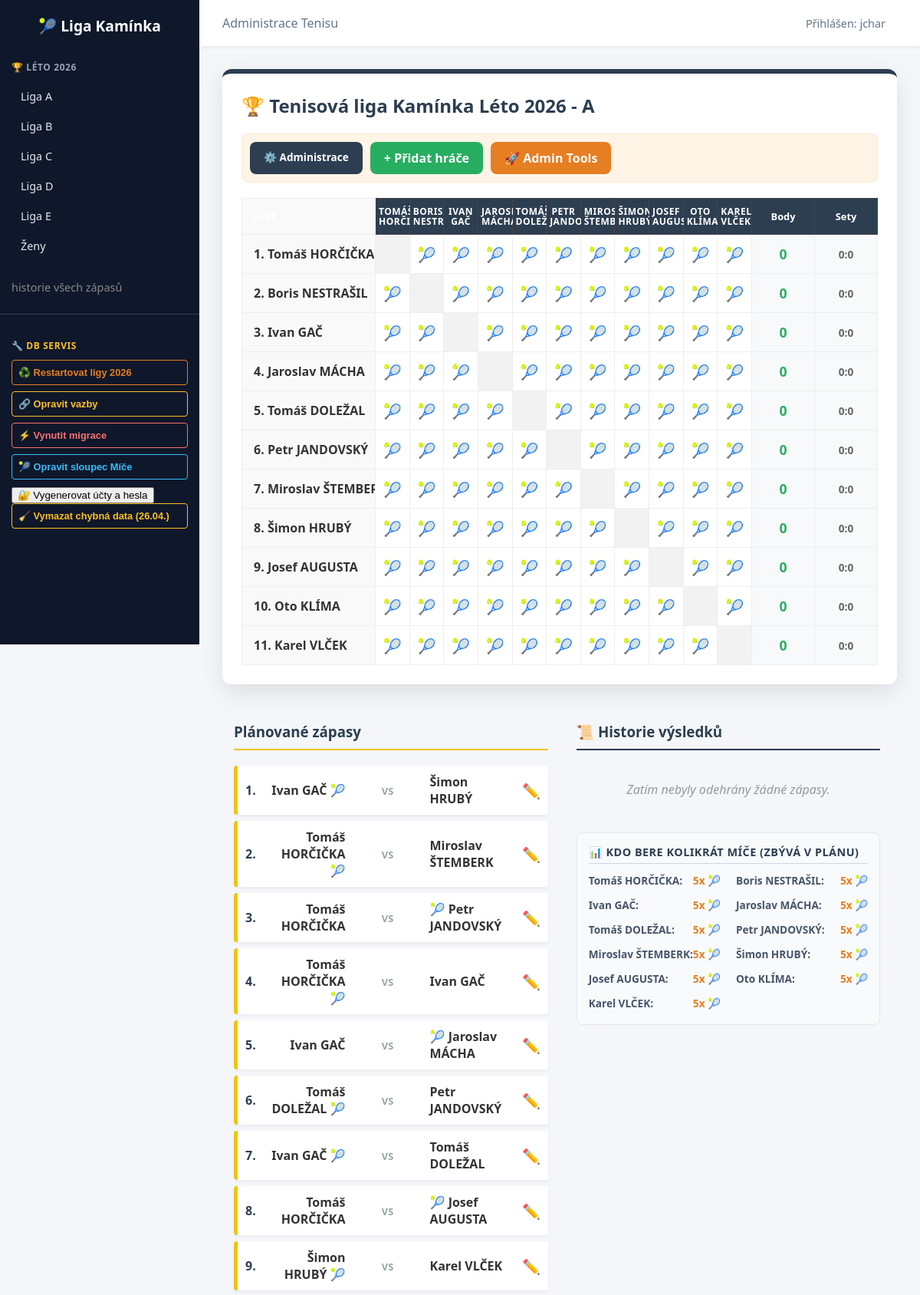
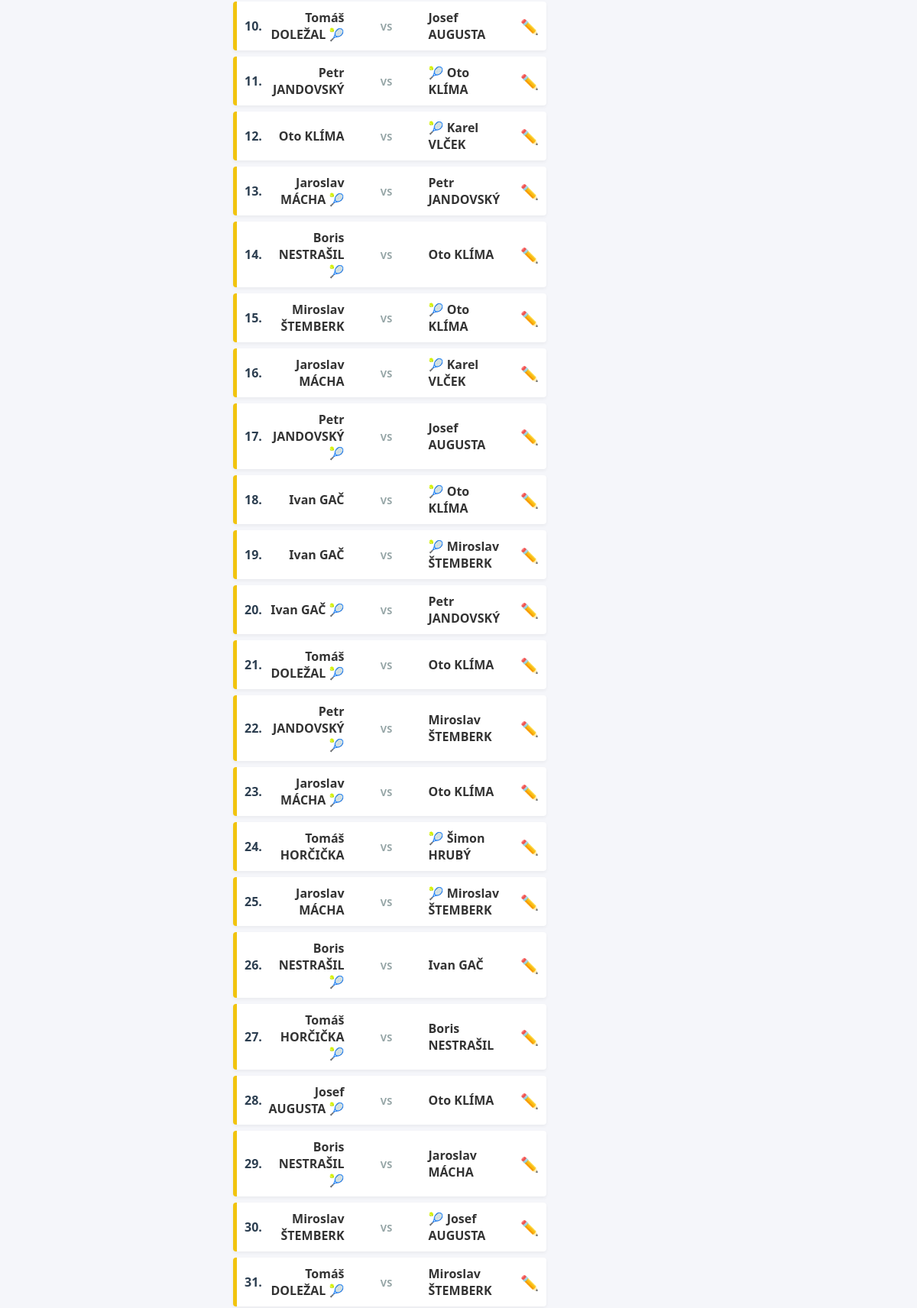
Screenshot of /tenis/liga/26_kaminka_leto_A/ (signed in, upper part) with the database file from the repository (2 pictures, top to bottom).
### tenis_app/models.py (models this page shows, shortened)
class Soutez(models.Model):
    slug = models.SlugField(unique=True, max_length=50)
    nazev = models.CharField(max_length=100)
    typ = models.CharField(max_length=2, choices=[('1K', 'Jednokolová'), ('2K', 'Dvoukolová')], default='1K')
    aktivni = models.BooleanField(default=True)

class Hrac(models.Model):
    jmeno = models.CharField(max_length=100, verbose_name="Jméno a příjmení")
    klub = models.CharField(max_length=100, blank=True, null=True, verbose_name="hraje ligu")
    foto = models.ImageField(upload_to='hraci/', blank=True, null=True, verbose_name="Fotka")
    datum_narozeni = models.DateField(blank=True, null=True, verbose_name="Datum narození")
    info = models.TextField(blank=True, null=True, verbose_name="O mně / Info")
    telefon = models.CharField(max_length=20, blank=True, null=True, verbose_name="Telefon")
    email = models.EmailField(blank=True, null=True, verbose_name="Email")
    web = models.URLField(blank=True, null=True, verbose_name="Webové stránky")
    @property
    def jmeno_split(self):
            if not self.jmeno:
                return ""
            if " a " in self.jmeno:
                parts = self.jmeno.split(" a ")
                return mark_safe(f"{parts[0]}<br>& {parts[1]}")
            parts = self.jmeno.split()
            if len(parts) > 1:
                return mark_safe(f"{parts[0]}<br>{' '.join(parts[1:])}")
            return self.jmeno
    class Meta:
        verbose_name = "Hráč"
        verbose_name_plural = "Hráči"
    class Meta:
        verbose_name = "Hráč"
        verbose_name_plural = "Hráči"

class Zapas(models.Model):
    VYSLEDKY_SETU = [
        ('0:0', '---'), ('6:0', '6:0'), ('6:1', '6:1'), ('6:2', '6:2'), ('6:3', '6:3'), ('6:4', '6:4'),
        ('7:5', '7:5'), ('7:6', '7:6'), ('0:6', '0:6'), ('1:6', '1:6'), ('2:6', '2:6'), ('3:6', '3:6'),
        ('4:6', '4:6'), ('5:7', '5:7'), ('6:7', '6:7'),
    ]
    soutez = models.ForeignKey(Soutez, on_delete=models.CASCADE, related_name='zapasy', null=True)
    hrac_domaci = models.ForeignKey(Hrac, on_delete=models.CASCADE, related_name='domaci')
    hrac_hoste = models.ForeignKey(Hrac, on_delete=models.CASCADE, related_name='hoste')
    set1 = models.CharField(max_length=5, choices=VYSLEDKY_SETU, default='0:0')
    set2 = models.CharField(max_length=5, choices=VYSLEDKY_SETU, default='0:0')
    set3 = models.CharField(max_length=10, default='0:0', blank=True)
    sety_domaci = models.IntegerField(default=0)
    sety_hoste = models.IntegerField(default=0)
    gamy_domaci = models.IntegerField(default=0)
    gamy_hoste = models.IntegerField(default=0)
    mice_bere_domaci = models.BooleanField(default=True, verbose_name="Míče bere domácí")
    odehrano = models.BooleanField(default=False)
    datum = models.DateField(null=True, blank=True, verbose_name="Datum zápasu")
    class Meta:
        unique_together = ('soutez', 'hrac_domaci', 'hrac_hoste')
        ordering = ['-datum', 'hrac_domaci']

### tenis_app/views.py (the view)
# urls.py: path('liga/<slug:soutez_slug>/', views.detail_souteze, name='detail_souteze'),
@login_required
def detail_souteze(request, soutez_slug):
    soutez = get_object_or_404(Soutez, slug=soutez_slug)
    context = vypocitej_tabulku_dat(soutez=soutez, request=request)
    if soutez.typ == '2K':
        return render(request, 'tenis_app/dvoukolova_tabulka.html', context)
    else:
        return render(request, 'tenis_app/tabulka_5ti_lig.html', context)

### tenis_app/templates/tenis_app/tabulka_5ti_lig.html (shortened to what this page needs)
{% extends "base.html" %}
{% block content %}
<div class="table-card">
    <div style="display: flex; justify-content: space-between; align-items: center; margin-bottom: 20px;">
	<h2 style="margin: 0; color: var(--navy);">🏆 Tenisová liga Kamínka {{ soutez.nazev }}</h2>
    </div>
    {% if user.is_superuser %}
    <div style="display: flex; gap: 10px; margin-bottom: 20px; padding: 10px; background: #fff4e6; border-radius: 8px; border: 1px solid #ffe8cc;">
            <a href="/admin/" class="btn-action"
               style="background: var(--navy); color: white; padding: 10px 18px; border-radius: 8px; text-decoration: none; font-size: 0.85rem; font-weight: bold; transition: 0.3s;">
               ⚙️ Administrace
            </a>
            <a href="{% url 'pridat_hrace' %}?liga={{ pismeno }}" class="btn-action"
               style="background: var(--e-green); color: white; padding: 10px 18px; border-radius: 8px; text-decoration: none; font-weight: bold;">
               + Přidat hráče
            </a>
            <a href="{% url 'admin_tools_launcher' %}" class="btn-action"
               style="background: var(--clay); color: white; padding: 10px 18px; border-radius: 8px; text-decoration: none; font-weight: bold;">
               🚀 Admin Tools
            </a>
    </div>
    {% endif %}
    <div style="overflow-x: auto;">
        <table class="tennis-table">
            <thead>
                <tr>
                    <th class="player-col" style="background: var(--navy); color: white; border: 1px solid #444;">Hráč</th>
                    {% for h in hraci %}
                        <th style="background: var(--navy); color: white; vertical-align: middle; padding: 10px 4px; border: 1px solid #444; position: relative; min-width: 85px;">
                            <a href="?filtr_hrac={{ h.id }}" style="text-decoration: none; color: {% if vybrany_hrac.id == h.id %}var(--clay){% else %}white{% endif %}; display: block;">
                                <div style="font-size: 0.75rem; line-height: 1.1; font-weight: 800; text-transform: uppercase; letter-spacing: 0.5px;">
                                    {{ h.jmeno_split }}
                                </div>
                            </a>
                        </th>
                    {% endfor %}
                    <th class="stat-col" style="background: var(--navy); color: white; border: 1px solid #444;">Body</th>
                    <th class="stat-col" style="background: var(--navy); color: white; border: 1px solid #444;">Sety</th>
                </tr>
            </thead>
            <tbody>
                {% for radek in matice %}
								<tr>
									<td class="player-col">
										<a href="?filtr_hrac={{ radek.hrac.id }}" style="text-decoration: none; color: {% if vybrany_hrac.id == radek.hrac.id %}var(--clay){% else %}inherit{% endif %}; display: block;">
											{{ forloop.counter }}. {{ radek.hrac.jmeno }}
										</a>
									</td>
									{% for bunka in radek.bunky %}
											{% if bunka.typ == 'self' %}
												<td class="cell-self"></td>
											{% elif bunka.typ == 'empty' %}
												<td class="cell-empty"></td>
											{% elif bunka.typ == 'zapas' %}
													<td class="cell-match {% if bunka.z %}vysledek-ano{% else %}vysledek-ne{% endif %}">
														{% if bunka.z %}
															<a href="{% url 'editovat_vysledek' bunka.z.id %}" class="score-link" title="Upravit výsledek">
																{{ bunka.vysledek }}
															</a>
														{% elif bunka.z_obj %}
															<a href="{% url 'editovat_vysledek' bunka.z_obj.id %}"
															   class="add-link"
															   {% if bunka.z_obj.mice_bere == radek.hrac %}title="Bereš míče!"{% endif %}>
																🎾
															</a>
														{% else %}
															<a href="{{ bunka.url }}" class="add-link">🎾</a>
														{% endif %}
													</td>
											{% endif %}
									{% endfor %}
                    <td class="stat-col"><span class="points-val">{{ radek.hrac.pocet_bodu }}</span></td>
                    <td class="stat-col"><span class="sets-val">{{ radek.hrac.s_v }}:{{ radek.hrac.s_p }}</span></td>
                </tr>
                {% endfor %}
            </tbody>
        </table>
    </div>
</div>
<div style="display: grid; grid-template-columns: 1fr 1fr; gap: 30px; max-width: 1400px; margin: 30px auto; padding: 0 15px;">
    <div class="history-container" style="margin-top: 0;">
        <h3 style="display: flex; align-items: center; gap: 15px; border-bottom: 2px solid #f1c40f; padding-bottom: 10px; margin-bottom: 20px; color: var(--navy);">
            <span>Plánované zápasy</span>
        </h3>
        {% for zapas in planovane %}
            <div class="history-card" style="border-left: 5px solid #f1c40f; display: flex; align-items: center; padding: 10px; margin-bottom: 8px; background: white; border-radius: 4px;">
                <div style="font-weight: 800; color: var(--navy); width: 30px;">{{ forloop.counter }}.</div>
                <div style="flex: 1; text-align: right; padding-right: 15px; font-weight: 600;">
                    {{ zapas.hrac_domaci.jmeno }}
                    {% if zapas.mice_bere_domaci %} 🎾 {% endif %}
                </div>
                <div style="text-align: center; min-width: 80px;">
                    <span style="font-size: 0.8rem; color: #95a5a6; font-weight: bold;">VS</span>
                </div>
                <div style="flex: 1; text-align: left; padding-left: 15px; font-weight: 600;">
                    {% if not zapas.mice_bere_domaci %} 🎾 {% endif %}
                    {{ zapas.hrac_hoste.jmeno }}
                </div>
                <div style="margin-left: 20px;">
                    <a href="{% url 'editovat_vysledek' zapas.id %}" style="text-decoration: none; font-size: 1.2rem;">✏️</a>
                </div>
            </div>
        {% empty %}
            <p style="color: #999; font-style: italic; text-align: center; padding: 20px;">Žádné další zápasy v plánu.</p>
        {% endfor %}
    </div>
    <div class="history-container" style="margin-top: 0;">
        <h3 style="display: flex; align-items: center; gap: 15px; border-bottom: 2px solid var(--navy); padding-bottom: 10px; margin-bottom: 20px; color: var(--navy);">
            <span>📜 Historie výsledků</span>
        </h3>
        {% for zapas in historie %}
            <div class="history-card" style="border-left: 5px solid var(--navy); display: flex; align-items: center; padding: 10px; margin-bottom: 8px; background: white; border-radius: 4px;">
                <div style="font-weight: 800; color: var(--navy); width: 30px;">{{ forloop.revcounter }}.</div>
                <div style="flex: 1; text-align: right; padding-right: 15px; font-weight: 600;">
                    {{ zapas.hrac_domaci.jmeno }}
                    {% if zapas.mice_bere_domaci %} 🎾 {% endif %}
                </div>
                <div style="text-align: center; min-width: 100px;">
                    <div class="score-badge" style="margin: 0 auto;">{{ zapas.sety_domaci }} : {{ zapas.sety_hoste }}</div>
                    <div style="font-size: 0.7rem; color: #888; margin-top: 3px; font-weight: bold; line-height: 1;">
                        ({{ zapas.set1 }}|{{ zapas.set2 }}{% if zapas.set3 and zapas.set3 != '0:0' %}|{{ zapas.set3 }}{% endif %})
                    </div>
                    {% if zapas.datum %}
                        <div style="font-size: 0.65rem; color: #95a5a6; margin-top: 2px;">{{ zapas.datum|date:"d.m.Y" }}</div>
                    {% endif %}
                </div>
                <div style="flex: 1; text-align: left; padding-left: 15px; font-weight: 600;">
                    {% if not zapas.mice_bere_domaci %} 🎾 {% endif %}
                    {{ zapas.hrac_hoste.jmeno }}
                </div>
                <div style="margin-left: 20px;">
                    <a href="{% url 'editovat_vysledek' zapas.id %}" style="text-decoration: none; font-size: 1.2rem;">✏️</a>
                </div>
            </div>
        {% empty %}
            <p style="color: #999; font-style: italic; text-align: center; padding: 20px;">Zatím nebyly odehrány žádné zápasy.</p>
        {% endfor %}
        <div style="margin-top: 25px; padding: 15px; background: #f8fafc; border-radius: 8px; border: 1px solid #e2e8f0;">
            <h4 style="margin: 0 0 10px 0; font-size: 0.9rem; color: var(--navy); text-transform: uppercase; letter-spacing: 0.5px; border-bottom: 1px solid #cbd5e1; padding-bottom: 5px;">
                📊 Kdo bere kolikrát míče (zbývá v plánu)
            </h4>
            <div style="display: grid; grid-template-columns: 1fr 1fr; gap: 8px 20px; font-size: 0.85rem;">
                {% for h in hraci %}
                    {% if h.pocet_micku_v_planu > 0 %}
                    <div style="display: flex; justify-content: space-between; padding: 2px 0; border-bottom: 1px ghostwhite solid;">
                        <span style="font-weight: 600; color: #475569;">{{ h.jmeno }}:</span>
                        <span style="font-weight: 800; color: var(--clay);">{{ h.pocet_micku_v_planu }}x 🎾</span>
                    </div>
                    {% endif %}
                {% endfor %}
            </div>
        </div>
    </div>
</div>
{% endblock %}

### tenis_app/templates/base.html (shortened to what this page needs)
{% load static %}
<!DOCTYPE html>
<html lang="cs">
<head>
</head>
<body>
    <nav class="sidebar">
        <div style="padding: 0 25px 20px; text-align: center;">
            <a href="/" style="text-decoration: none; color: white; font-weight: bold; font-size: 1.2rem;">🎾 Liga Kamínka</a>
        </div>
        <div class="nav-section">
            <h3 class="nav-title">🏆 Léto 2026</h3>
            <ul class="nav-list">
                <li><a href="{% url 'detail_souteze' soutez_slug='26_kaminka_leto_A' %}" class="nav-link">Liga A</a></li>
                <li><a href="{% url 'detail_souteze' soutez_slug='26_kaminka_leto_B' %}" class="nav-link">Liga B</a></li>
                <li><a href="{% url 'detail_souteze' soutez_slug='26_kaminka_leto_C' %}" class="nav-link">Liga C</a></li>
                <li><a href="{% url 'detail_souteze' soutez_slug='26_kaminka_leto_D' %}" class="nav-link">Liga D</a></li>
                <li><a href="{% url 'detail_souteze' soutez_slug='26_kaminka_leto_E' %}" class="nav-link">Liga E</a></li>
                <li><a href="{% url 'detail_souteze' soutez_slug='26_kaminka_leto_z' %}" class="nav-link">Ženy</a></li>
            </ul>
        </div>
        <div class="nav-section">
            <a href="{% url 'prehled_vsech_zapasu' %}" style="color: #888; text-decoration: none; font-size: 0.9rem; display: block; margin-bottom: 10px;">
                historie všech zápasů
            </a>
        </div>
		{% if user.is_superuser %}
		<div class="nav-section" style="border-top: 1px solid #334155; padding-top: 20px; margin-top: 20px;">
			<h3 class="nav-title" style="color: #fbbf24;">🔧 DB SERVIS</h3>
			<ul class="nav-list">
				<li>
					<form action="{% url 'admin_tools' %}" method="post">
						<button type="submit" class="admin-btn" style="color: #e67e22; border-color: #e67e22;"
								onclick="return confirm('POZOR: Tato akce smaže všechny zápasy v ligách 2026 a vygeneruje nové se spravedlivým rozdělením míčů. Pokračovat?')">
							♻️ Restartovat ligy 2026
						</button>
					</form>
				</li>
				<li>
					<form action="{% url 'admin_tools' %}" method="post">
						<button type="submit" class="admin-btn btn-warn">🔗 Opravit vazby</button>
					</form>
				</li>
				<li>
					<form action="{% url 'admin_tools' %}" method="post">
						<button type="submit" class="admin-btn btn-danger">⚡ Vynutit migrace</button>
					</form>
				</li>
				<li>
					<form action="{% url 'admin_tools' %}" method="post">
						<button type="submit" class="admin-btn btn-info">🎾 Opravit sloupec Míče</button>
					</form>
				</li>
				<li>
				<form method="post" action="{% url 'admin_tools_launcher' %}">
					<button type="submit" name="akce" value="vytvor_hrace" class="btn-submit">
						🔐 Vygenerovat účty a hesla
					</button>
				</form>
				</li>
				<li>
					<form action="{% url 'admin_tools' %}" method="post">
						<button type="submit" class="admin-btn btn-warn" onclick="return confirm('Opravdu smazat datum u všech neodehraných zápasů?')">
							🧹 Vymazat chybná data (26.04.)
						</button>
					</form>
				</li>
			</ul>
		</div>
		{% endif %}
    </nav>
    <div class="main-wrapper">
        <header class="top-navbar">
            <div style="color: #64748b; font-weight: 500;">Administrace Tenisu</div>
            <div>
                {% if user.is_authenticated %}
                    <span style="font-size: 0.9rem; color: #64748b; margin-right: 15px;">Přihlášen: {{ user.username }}</span>
                {% endif %}
            </div>
        </header>
        <main class="main-content">
            {% block content %}
            {% endblock %}
        </main>
    </div>
</body>
</html>

### rows the page displays
Soutez: nazev "Léto 2026 - A"
Hrac: jmeno_split "TOMÁŠ HORČIČKA", hrac.jmeno "Tomáš HORČIČKA", hrac.pocet_bodu "0", hrac.s_v "0", hrac.s_p "0", jmeno "Tomáš HORČIČKA", pocet_micku_v_planu "5"
Hrac: jmeno_split "BORIS NESTRAŠIL", hrac.jmeno "Boris NESTRAŠIL", hrac.pocet_bodu "0", hrac.s_v "0", hrac.s_p "0", jmeno "Boris NESTRAŠIL", pocet_micku_v_planu "5"
Hrac: jmeno_split "IVAN GAČ", hrac.jmeno "Ivan GAČ", hrac.pocet_bodu "0", hrac.s_v "0", hrac.s_p "0", jmeno "Ivan GAČ", pocet_micku_v_planu "5"
Hrac: jmeno_split "JAROSLAV MÁCHA", hrac.jmeno "Jaroslav MÁCHA", hrac.pocet_bodu "0", hrac.s_v "0", hrac.s_p "0", jmeno "Jaroslav MÁCHA", pocet_micku_v_planu "5"
Hrac: jmeno_split "TOMÁŠ DOLEŽAL", hrac.jmeno "Tomáš DOLEŽAL", hrac.pocet_bodu "0", hrac.s_v "0", hrac.s_p "0", jmeno "Tomáš DOLEŽAL", pocet_micku_v_planu "5"
Hrac: jmeno_split "PETR JANDOVSKÝ", hrac.jmeno "Petr JANDOVSKÝ", hrac.pocet_bodu "0", hrac.s_v "0", hrac.s_p "0", jmeno "Petr JANDOVSKÝ", pocet_micku_v_planu "5"
Hrac: jmeno_split "MIROSLAV ŠTEMBERK", hrac.jmeno "Miroslav ŠTEMB…", hrac.pocet_bodu "0", hrac.s_v "0", hrac.s_p "0", jmeno "Miroslav ŠTEMBERK", pocet_micku_v_planu "5"
Hrac: jmeno_split "ŠIMON HRUBÝ", hrac.jmeno "Šimon HRUBÝ", hrac.pocet_bodu "0", hrac.s_v "0", hrac.s_p "0", jmeno "Šimon HRUBÝ", pocet_micku_v_planu "5"
Hrac: jmeno_split "JOSEF AUGUSTA", hrac.jmeno "Josef AUGUSTA", hrac.pocet_bodu "0", hrac.s_v "0", hrac.s_p "0", jmeno "Josef AUGUSTA", pocet_micku_v_planu "5"
Hrac: jmeno_split "OTO KLÍMA", hrac.jmeno "Oto KLÍMA", hrac.pocet_bodu "0", hrac.s_v "0", hrac.s_p "0", jmeno "Oto KLÍMA", pocet_micku_v_planu "5"
Hrac: jmeno_split "KAREL VLČEK", hrac.jmeno "Karel VLČEK", hrac.pocet_bodu "0", hrac.s_v "0", hrac.s_p "0", jmeno "Karel VLČEK", pocet_micku_v_planu "5"
Zapas: hrac_domaci.jmeno "Tomáš HORČIČKA", hrac_hoste.jmeno "Boris NESTRAŠIL"
Zapas: hrac_domaci.jmeno "Tomáš HORČIČKA", hrac_hoste.jmeno "Ivan GAČ"
Zapas: hrac_domaci.jmeno "Tomáš HORČIČKA", hrac_hoste.jmeno "Petr JANDOVSKÝ"
Zapas: hrac_domaci.jmeno "Tomáš HORČIČKA", hrac_hoste.jmeno "Miroslav ŠTEMBERK"
Zapas: hrac_domaci.jmeno "Tomáš HORČIČKA", hrac_hoste.jmeno "Šimon HRUBÝ"
Zapas: hrac_domaci.jmeno "Tomáš HORČIČKA", hrac_hoste.jmeno "Josef AUGUSTA"
Zapas: hrac_domaci.jmeno "Boris NESTRAŠIL", hrac_hoste.jmeno "Ivan GAČ"
Zapas: hrac_domaci.jmeno "Boris NESTRAŠIL", hrac_hoste.jmeno "Jaroslav MÁCHA"
Zapas: hrac_domaci.jmeno "Boris NESTRAŠIL", hrac_hoste.jmeno "Oto KLÍMA"
Zapas: hrac_domaci.jmeno "Ivan GAČ", hrac_hoste.jmeno "Jaroslav MÁCHA"
Zapas: hrac_domaci.jmeno "Ivan GAČ", hrac_hoste.jmeno "Tomáš DOLEŽAL"
Zapas: hrac_domaci.jmeno "Ivan GAČ", hrac_hoste.jmeno "Petr JANDOVSKÝ"
Zapas: hrac_domaci.jmeno "Ivan GAČ", hrac_hoste.jmeno "Miroslav ŠTEMBERK"
Zapas: hrac_domaci.jmeno "Ivan GAČ", hrac_hoste.jmeno "Šimon HRUBÝ"
Zapas: hrac_domaci.jmeno "Ivan GAČ", hrac_hoste.jmeno "Oto KLÍMA"
Zapas: hrac_domaci.jmeno "Jaroslav MÁCHA", hrac_hoste.jmeno "Petr JANDOVSKÝ"
Zapas: hrac_domaci.jmeno "Jaroslav MÁCHA", hrac_hoste.jmeno "Miroslav ŠTEMBERK"
Zapas: hrac_domaci.jmeno "Jaroslav MÁCHA", hrac_hoste.jmeno "Oto KLÍMA"
Zapas: hrac_domaci.jmeno "Jaroslav MÁCHA", hrac_hoste.jmeno "Karel VLČEK"
Zapas: hrac_domaci.jmeno "Tomáš DOLEŽAL", hrac_hoste.jmeno "Petr JANDOVSKÝ"
Zapas: hrac_domaci.jmeno "Tomáš DOLEŽAL", hrac_hoste.jmeno "Miroslav ŠTEMBERK"
Zapas: hrac_domaci.jmeno "Tomáš DOLEŽAL", hrac_hoste.jmeno "Josef AUGUSTA"
Zapas: hrac_domaci.jmeno "Tomáš DOLEŽAL", hrac_hoste.jmeno "Oto KLÍMA"
Zapas: hrac_domaci.jmeno "Petr JANDOVSKÝ", hrac_hoste.jmeno "Miroslav ŠTEMBERK"
Zapas: hrac_domaci.jmeno "Petr JANDOVSKÝ", hrac_hoste.jmeno "Josef AUGUSTA"
Zapas: hrac_domaci.jmeno "Petr JANDOVSKÝ", hrac_hoste.jmeno "Oto KLÍMA"
Zapas: hrac_domaci.jmeno "Miroslav ŠTEMBERK", hrac_hoste.jmeno "Josef AUGUSTA"
Zapas: hrac_domaci.jmeno "Miroslav ŠTEMBERK", hrac_hoste.jmeno "Oto KLÍMA"
Zapas: hrac_domaci.jmeno "Šimon HRUBÝ", hrac_hoste.jmeno "Karel VLČEK"
Zapas: hrac_domaci.jmeno "Josef AUGUSTA", hrac_hoste.jmeno "Oto KLÍMA"
Zapas: hrac_domaci.jmeno "Oto KLÍMA", hrac_hoste.jmeno "Karel VLČEK"

### other values shown
{{ user.username }} "jchar"
